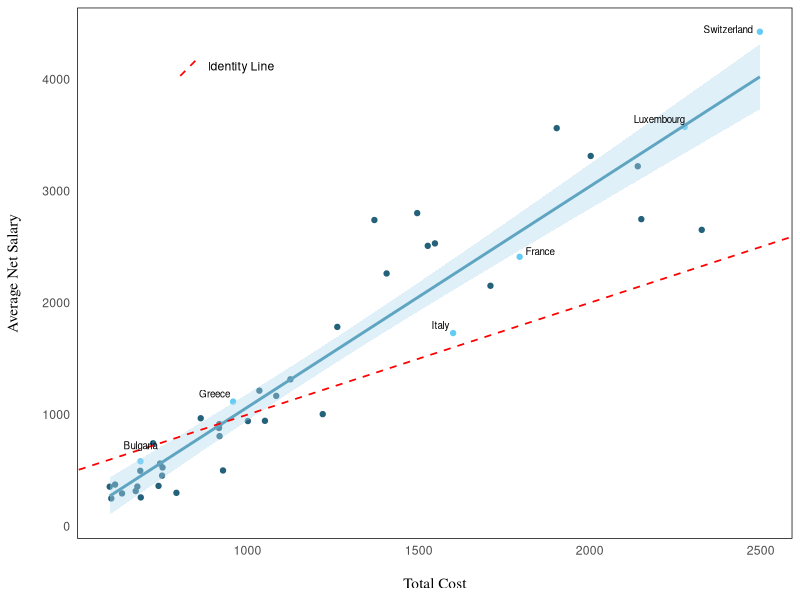

R code for this plot:
mean_salary<-read.csv("data/EU_av_salaries.csv")

C_europa<-read.csv('data/NEW_DATASET/Cost_of_living_europe_restricted.csv')

attach(C_europa)

mean_salary$Country[mean_salary$Country == 'Czech Republic'] <- 'Czechia'
mean_salary$Country[mean_salary$Country == 'Bosnia and Herzegovina'] <- 'Bosnia and Herz.'

C_europa <- merge(C_europa,mean_salary,by="Country")

write.csv(C_europa, file = 'data/NEW_DATASET/Cost_and_Salary.csv', row.names = FALSE)

#install.packages(c("ggplot2","dplyr"))
library(ggplot2)
library(dplyr)

C_europa$highlight <- ifelse(C_europa$Country %in% c("Italy", "Switzerland", "France", "Luxembourg", "Bulgaria", "Greece"), "highlighted", "normal")
C_europa$highlight <- factor(C_europa$highlight)

p <- ggplot(data = C_europa, aes(x = Total_Mean_Cost, y = Net.Salary.euro)) +
  geom_point(data = C_europa[C_europa$highlight == "normal", ], size = 1.5, color = "#24627C") +
  geom_point(data = C_europa[C_europa$highlight == "highlighted", ], size = 1.5, color = "#64cbf5") +
  geom_smooth(color = '#5fa5c2', linetype = "solid", method = "lm", fill = "#AFDAEF", level = 0.95, se = TRUE) +
  geom_abline(aes(color = "Identity Line", linetype = "Identity Line", slope = 1, intercept = 0),linewidth=0.6) +
  labs(x = "Total Cost",
       y = "Average Net Salary") +
  theme_minimal() +
  theme(panel.grid.major = element_blank(),  
        panel.grid.minor = element_blank(), 
        panel.border = element_rect(colour = "black", fill = NA), 
        panel.background = element_blank(),
        legend.position = c(0.21, 0.89), 
        legend.title = element_blank(),
        legend.key.size = unit(0.5, 'cm'),
        axis.title.x = element_text(
          margin = margin(t = 15), 
          size = 11,               
          family = "serif"          
        ),
        axis.title.y = element_text(
          margin = margin(r = 15),  
          size = 11,               
          family = "serif"          
        )) +
  scale_color_manual(values = c("Identity Line" = "red")) +  
  scale_linetype_manual(values = c("Identity Line" = "dashed")) + 
  geom_text(data = C_europa[C_europa$Country == "Italy", ], 
            aes(label = Country), 
            vjust = -0.5, hjust=1.2 ,size = 2.5, color = "black") +
  geom_text(data = C_europa[C_europa$Country == "Switzerland", ], 
            aes(label = Country), 
            vjust = 0.2, hjust=1.15 ,size = 2.5, color = "black") +
  geom_text(data = C_europa[C_europa$Country == "France", ], 
            aes(label = Country), 
            vjust = -0.2, hjust=-0.2,size = 2.5, color = "black") +
  geom_text(data = C_europa[C_europa$Country == "Bulgaria", ], 
            aes(label = Country), 
            vjust = -1.5, hjust=0.5 ,size = 2.5, color = "black") +
  geom_text(data = C_europa[C_europa$Country == "Luxembourg", ], 
            aes(label = Country), 
            vjust = -0.5, hjust=1 ,size = 2.5, color = "black") +
  geom_text(data = C_europa[C_europa$Country == "Greece", ], 
            aes(label = Country), 
            vjust = -0.5, hjust=1.1 ,size = 2.5, color = "black") +
  guides(color = guide_legend(override.aes = list(linetype = c( "dashed"), color = c("red"))),
         linetype = FALSE)

print(p)

